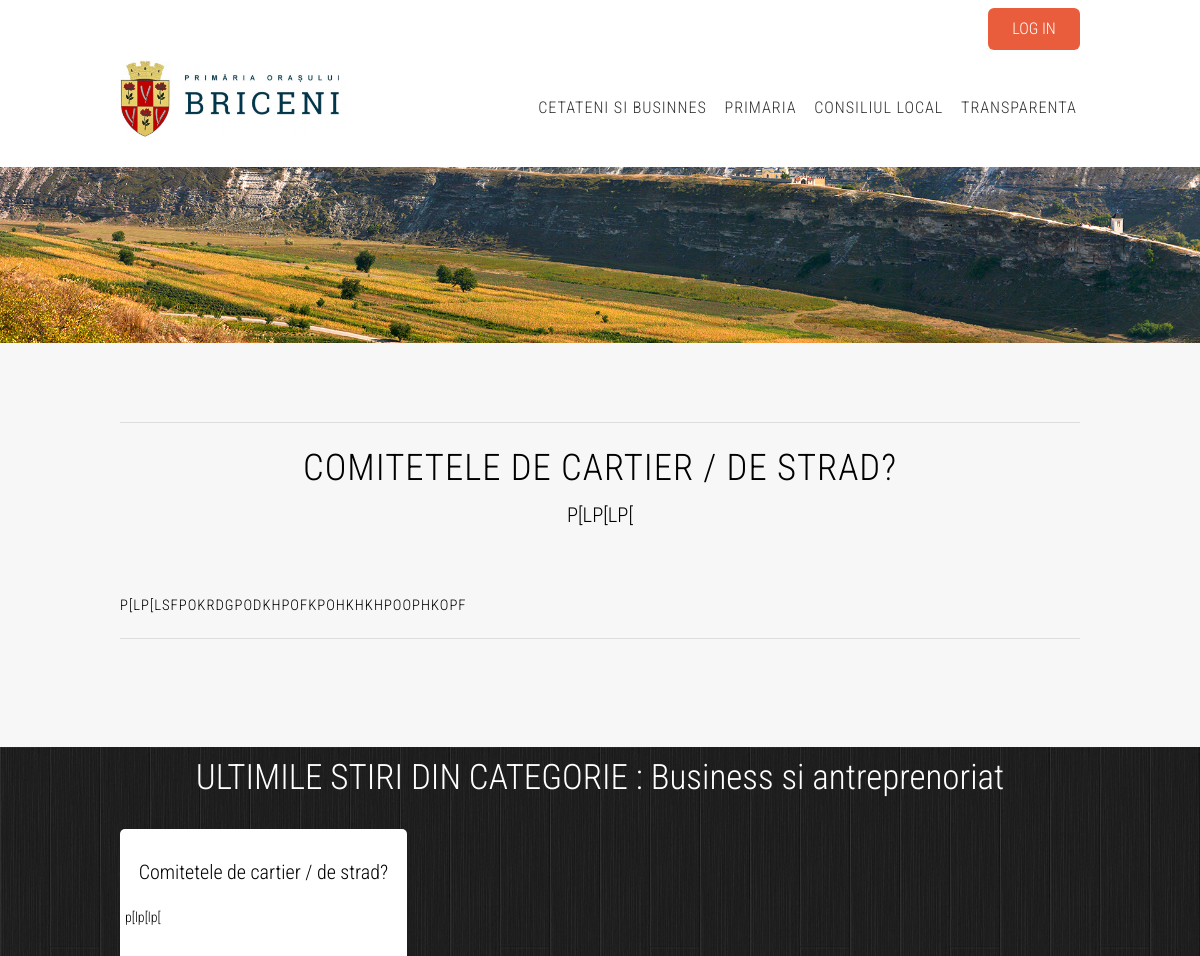
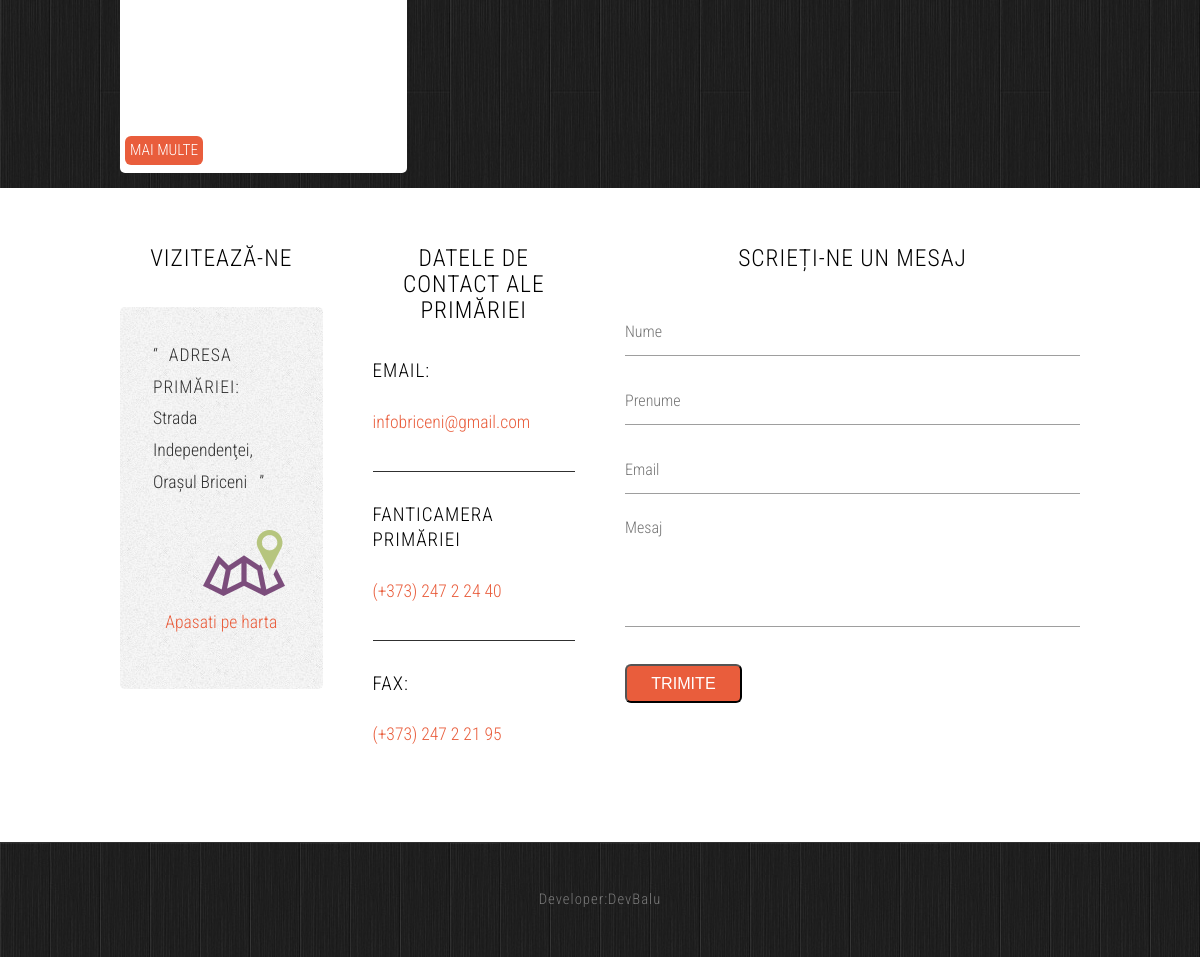
Screenshot of /post.php?id=5 with the database file from the repository (2 pictures, top to bottom).
### tables this page shows
CREATE TABLE `groups` (
  `id` int(11) NOT NULL,
  `name` varchar(255) NOT NULL,
  `thumbnail` blob NOT NULL
);

CREATE TABLE `posts` (
  `id` int(11) NOT NULL,
  `id_group` int(11) NOT NULL,
  `id_category` int(11) NOT NULL,
  `image_url` varchar(255) NOT NULL,
  `title` varchar(255) NOT NULL,
  `subtitle` varchar(255) NOT NULL,
  `content` text NOT NULL,
  `video` varchar(255) NOT NULL,
  `file_attach_url` varchar(255) NOT NULL,
  `created` int(11) NOT NULL,
  `updated` int(11) NOT NULL,
  `important` tinyint(1) DEFAULT NULL
);

CREATE TABLE `categories` (
  `id` int(11) NOT NULL,
  `id_group` int(11) NOT NULL,
  `name` varchar(255) NOT NULL
);

### post.php (the view, shortened to what this page needs)
<?php
	require_once('php/connect.php');
	if (!empty($_GET['id'])) {
		$id = $_GET['id'];
		$result = mysqli_query($con, "SELECT p.* FROM posts p WHERE p.id = '$id'");
	}else{
		header('Location: /pb/index.php');
	}
	$post = $result->fetch_object();
	$id_cat = $post->id_category;
	if(!empty($con)){
		$lastCatPost = mysqli_query($con, "
			SELECT p.id, p.image_url, p.title, p.subtitle FROM posts  p
			WHERE p.id_category = '$id_cat'
			ORDER BY p.id DESC
			LIMIT 3
			");
		$secTitLasPos = mysqli_query($con, "SELECT c.name FROM categories c WHERE c.id = '$id_cat'");
		$titleLP = $secTitLasPos->fetch_assoc();
		$lastCatPostForm = '';
		if(!empty($lastCatPost)){
			while($row = $lastCatPost->fetch_assoc()){
				$lastCatPostForm .= '
				<section class="4u">
					<div class="box" style="height: 300px; padding: 5px; border-radius: 5px;">
							<div style="height: 250px; overflow: hidden">
								<a href="post.php?id='.$row['id'].'" style="color: #000; text-decoration:none;">
									<img src="'.$row['image_url'].'" width="50%" style="width: 50%; margin-left: 20%;">
								</a>
								<p style="text-align:center; font-size: 20px">'.$row['title'].'</p>
								<p>'.$row['subtitle'].'</p>
							</div>
							<a href="post.php?id='.$row['id'].'&important" class="button" style="margin-right:0; padding:2px 5px;">Mai multe</a>
					</div>
				</section>';
			}
		}
		if (!empty($lastCatPostForm)) {
			$secTit = 'ULTIMILE STIRI DIN CATEGORIE : '.$titleLP['name'];
		}else{
			$secTit= '';
		}
	}
?>
<!DOCTYPE HTML>
<html>
	<head>
		<?php include"components/head.php";?>
	</head>
	<body class="no-sidebar">
	<?php
		if(!empty($_SESSION['auth'])){
		print '
			<div class="container">
				<div class="row">
					<div class="3u" style="float:right">
							<a href="admin.php" class="button" style="margin-right:20px;">ADMIN</a>
							<a href="logout.php" class="button">LOG OUT</a>
					 </div>
				</div>
			</div>';
		}else{
			print '
			<div class="container">
				<div class="row">
					<div style="float:right">
							<a href="auth.php" class="button">LOG IN</a>
					 </div>
				</div>
			</div>';
		}
	?>
		<?php include "components/navbar.php"; ?>
		<div id="banner2">
		</div>
		<div id="page">
			<div id="main" class="container">
				<div class="row">
					<div class="12u">
						<section>
							<header>
								<div class="divider" style="width: 100%; border-bottom: 1px solid #ddd; margin: 20px 0px;"></div>
								<h2 style="text-align:center; line-height: 50px;"><?php print $post->title; ?></h2>
								<span class="byline" style="text-align:center;"><?php print $post->subtitle; ?></span><br>
							</header>
							<h3><?php print $post->content; ?></h3>
							<div class="divider" style="width: 100%; border-bottom: 1px solid #ddd; margin: 20px 0px;"></div>
						</section>
					</div>
				</div>
			</div>
		</div>
		<div id="featured">
			<div class="container">
				<p style="text-align:center; color:#fff; font-size:35px; line-height: 2rem;"><?php print $secTit;?></p>
				<div class="row">
					<?php print $lastCatPostForm;?>
				</div>
			</div>
		</div>
		<?php include"components/footer.php"; ?>
		<div id="copyright" >
			<div class="container">
				Developer: <a href="#">DevBalu</a>
			</div>
		</div>
	</body>
</html>

### components/navbar.php (shortened to what this page needs)
<div id="header">
	<div class="container">
			<div class="row">
				<a href="index.php"><div id="logo" class="3u"><img src="images/logo.jpg"></div></a>
			</div>
			<nav id="nav">
				<ul>
				<?php
					include "php/connect.php";
						$result = mysqli_query($con, "SELECT g.* FROM groups g");
						if ($result) {
							while ($row = $result->fetch_object()) {
								print '<li><a href="group.php?id=' . $row->id .'">'. $row->name .'</a></li>';
							}
						}
				?>
				</ul>
			</nav>
	</div>
</div>

### css/style.css (style rules this page uses)
body { background: rgba(221, 221, 221, 0.09); }
body,input,textarea,select { font-family: 'Roboto Condensed', sans-serif; font-weight: 300; font-size: 11pt; line-height: 1.75em; }
h1,h2,h3,h4,h5,h6 { letter-spacing: 1px; text-transform: uppercase; font-weight: 300; }
a { color: #ff0000; }
p, ul, ol, dl, table { margin-bottom: 1em; }
header { margin-bottom: 2em; line-height: 1.7em; }
header h2 { font-size: 2.5em; }
header .byline { display: block; margin: 0.5em 0 0 0; padding: 0 0 0.5em 0; text-transform: uppercase; font-size: 1.4em; }
section, article { margin-bottom: 3em; }
section > :last-child, article > :last-child { margin-bottom: 0; }
section:last-child, article:last-child { margin-bottom: 0; }
.row > section, .row > article { margin-bottom: 0; }
.button { position: relative; display: inline-block; margin-top: 0.5em; padding: 0.50em 1.5em; background: #e95d3c; border-radius: 6px; text-decoration: none; text-transform: uppercase; font-size: 1.1em; color: #FFF; -moz-transition: color 0.35s ease-in-out, background-color 0.35s ease-in-out; -webkit-transition: color 0.35s ease-in-out, background-color 0.35s ease-in-out; -o-transition: color 0.35s ease-in-out, background-color 0.35s ease-in-out; -ms-transition: color 0.35s ease-in-out, background-color 0.35s ease-in-out; transition: color 0.35s ease-in-out, background-color 0.35s ease-in-out; cursor: pointer; }
#header { position: relative; background: #FFF; }
#header .container { position: relative; padding: 4em 0em; }
#logo { position: absolute; left: 0em; top: 0.7em; }
#logo img { max-width: 100%; }
#nav { position: absolute; right: 0em; top: 2.2em; }
#nav > ul > li { float: left; }
#nav > ul > li:last-child { padding-right: 0; }
#nav > ul > li > a, #nav > ul > li > span { display: block; margin-left: 0.7em; padding: 0.80em 0.2em; letter-spacing: 0.06em; text-decoration: none; text-transform: uppercase; font-size: 1.1em; outline: 0; color: #333; }
#banner2 { position: relative; padding: 6em 0em; background: url(../images/slshow/sl4.jpg) no-repeat center; background-size: cover; color: #fff; }
#page { position: relative; background: rgba(221, 221, 221, 0.23); }
#main { border-top: 1px solid; border-color: rgba(0,0,0,.2); }
#copyright { background: #202020 url(images/img01.jpg) repeat; position: relative; padding: 3em 0em; border-top: 1px solid #303030; letter-spacing: 1px; text-align: center; color: rgba(255,255,255,.4); }
#copyright .container { display: -webkit-flex; display: -moz-flex; display: -ms-flex; display: -o-flex; display: flex; justify-content: center; }
#copyright a { text-decoration: none; color: rgba(255,255,255,.4) !important; }
#featured { position: relative; background: #202020 url(images/img01.jpg) repeat; }
#featured .box { background: #FFF; padding: 1.4em; font-size: 0.95em; }

### css/style-desktop.css (style rules this page uses)
body,input,textarea,select { font-size: 11pt; }
#page { padding: 1em 0em 6em 0em; }
#main { margin-top: 3em; border-top: none; }
#featured { padding: 1em 0em; }

### rows the page displays
groups: name "CETATENI SI BUSINNES"
groups: name "PRIMARIA"
groups: name "CONSILIUL LOCAL"
groups: name "TRANSPARENTA"
posts: title "COMITETELE DE CARTIER / DE STRAD?", subtitle "P[LP[LP[", content "P[LP[LSFPOKRDGPODKHPOFKPOHKHKHPOOPHKOPF", title "Comitetele de cartier / de strad?", subtitle "p[lp[lp["
categories: name "ULTIMILE STIRI DIN CATEGORIE : Business si antreprenoriat"
